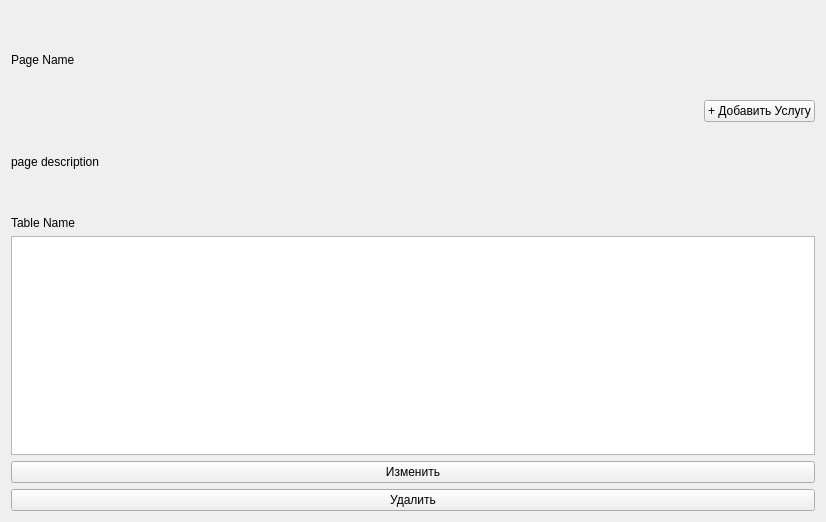
<?xml version="1.0" encoding="UTF-8"?>
<ui version="4.0">
 <class>ExtraServicesWidget</class>
 <widget class="QWidget" name="ExtraServicesWidget">
  <property name="geometry">
   <rect>
    <x>0</x>
    <y>0</y>
    <width>826</width>
    <height>522</height>
   </rect>
  </property>
  <property name="windowTitle">
   <string>Form</string>
  </property>
  <layout class="QVBoxLayout" name="verticalLayout_2">
   <item>
    <layout class="QVBoxLayout" name="verticalLayout">
     <item>
      <layout class="QHBoxLayout" name="horizontalLayout" stretch="90,10">
       <item>
        <layout class="QVBoxLayout" name="verticalLayout_3">
         <item>
          <widget class="QLabel" name="label_pageName">
           <property name="text">
            <string>Page Name</string>
           </property>
          </widget>
         </item>
         <item>
          <widget class="QLabel" name="label_pageDescription">
           <property name="text">
            <string>page description</string>
           </property>
          </widget>
         </item>
        </layout>
       </item>
       <item>
        <layout class="QVBoxLayout" name="verticalLayout_4">
         <item>
          <spacer name="verticalSpacer_2">
           <property name="orientation">
            <enum>Qt::Vertical</enum>
           </property>
           <property name="sizeHint" stdset="0">
            <size>
             <width>20</width>
             <height>40</height>
            </size>
           </property>
          </spacer>
         </item>
         <item>
          <widget class="QPushButton" name="pushButton_addExtraService">
           <property name="text">
            <string>+ Добавить Услугу</string>
           </property>
          </widget>
         </item>
         <item>
          <spacer name="verticalSpacer_3">
           <property name="orientation">
            <enum>Qt::Vertical</enum>
           </property>
           <property name="sizeHint" stdset="0">
            <size>
             <width>20</width>
             <height>40</height>
            </size>
           </property>
          </spacer>
         </item>
        </layout>
       </item>
      </layout>
     </item>
     <item>
      <widget class="QLabel" name="label_tableName">
       <property name="text">
        <string>Table Name</string>
       </property>
      </widget>
     </item>
    </layout>
   </item>
   <item>
    <widget class="QTableView" name="tableView"/>
   </item>
   <item>
    <widget class="QPushButton" name="pushButton_2">
     <property name="text">
      <string>Изменить</string>
     </property>
    </widget>
   </item>
   <item>
    <widget class="QPushButton" name="pushButton">
     <property name="text">
      <string>Удалить</string>
     </property>
    </widget>
   </item>
  </layout>
 </widget>
 <resources/>
 <connections/>
</ui>
